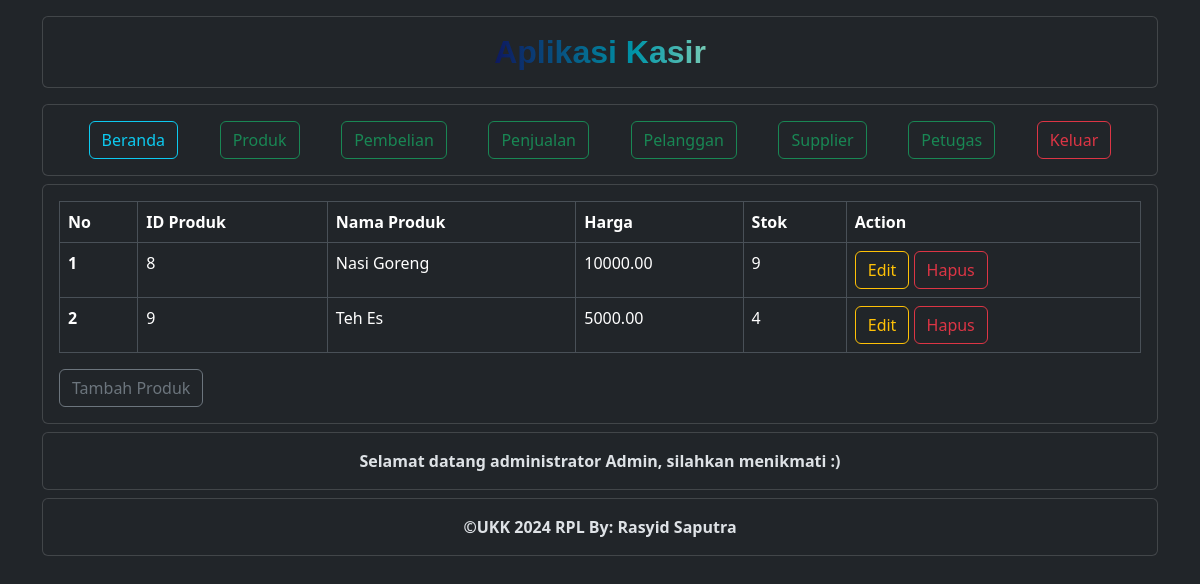
Page /produk/data_produk.php (signed in) on the committed database.
### tables this page shows
CREATE TABLE `produk` (
  `ProdukID` int(11) NOT NULL,
  `NamaProduk` varchar(255) NOT NULL,
  `Harga` decimal(15,2) NOT NULL,
  `Stok` int(11) NOT NULL
);

CREATE TABLE `petugas` (
  `PetugasID` int(11) NOT NULL,
  `Username` varchar(255) NOT NULL,
  `Password` varchar(255) NOT NULL,
  `Level` int(11) NOT NULL
);

### produk/data_produk.php (the view, shortened to what this page needs)
<?php
include("../nav/header.php");
include("../nav/navbar.php");
?>
<div class="container ">
    <div class="card mt-2">
        <div class="card-body">
            <table class="table table-bordered table-responsive align-midle">
                <thead>
                    <tr>
                        <th>No</th>
                        <th>ID Produk</th>
                        <th>Nama Produk</th>
                        <th>Harga</th>
                        <th>Stok</th>
                        <th>Action</th>
                    </tr>
                </thead>
                <tbody>
                    <?php
                    $data = mysqli_query($koneksi, "select * from produk");
                    $no = 0;
                    while ($row = mysqli_fetch_array($data)) {
                        $no++;
                    ?>
                        <tr>
                            <th><?php echo $no; ?></th>
                            <td><?php echo $row['ProdukID']; ?></td>
                            <td><?php echo $row['NamaProduk']; ?></td>
                            <td><?php echo $row['Harga']; ?></td>
                            <td><?php echo $row['Stok']; ?></td>
                            <td>
                                <a href="edit_produk.php?id=<?php echo $row['ProdukID']; ?>" data-bs-toggle="modal" data-bs-target="#edit_Produk<?php echo $row['ProdukID']; ?>" class="btn btn-outline-warning">Edit</a>
                                <a href="hapus_produk.php?id=<?php echo $row['ProdukID']; ?>" class="btn btn-outline-danger ">Hapus</a>
                            </td>
                        </tr>
                    <?php
                    }
                    ?>
                </tbody>
            </table>
            <a href="tambah_produk.php" class="btn btn-outline-secondary">Tambah Produk</a>
        </div>
    </div>
</div>
<?php
include("../nav/footer.php");
?>

### nav/footer.php
<section>
    <div class="container">
        <div class="card mt-2">
            <div class="card-body">
                <?php
                if ($datapetugas['Level'] == 1) {
                    echo '<p class="text-center fw-bold mb-0">Selamat datang administrator ' . $datapetugas['Username'] . ',' . ' silahkan menikmati :)</p>';
                } else {
                    echo '<p class="text-center fw-bold mb-0">Selamat datang petugas, silahkan menikmati :)</p>';
                }
                ?>
            </div>
        </div>
        <div class="card mt-2">
            <div class="card-body">
                <p class="text-center fw-bold mb-0">&copy;UKK 2024 RPL By: Rasyid Saputra </p>
            </div>
        </div>
    </div>
</section>
</div>
</body>
</html>

### nav/header.php (style rules this page uses)
:root { --c1: #0e185f; --c2: #0095a8; --c3: #e8ffc2; }

### rows in the picture
produk: ProdukID "8", NamaProduk "Nasi Goreng", Harga "10000.00", Stok "9"
produk: ProdukID "9", NamaProduk "Teh Es", Harga "5000.00", Stok "4"
petugas: Username "Admin"
